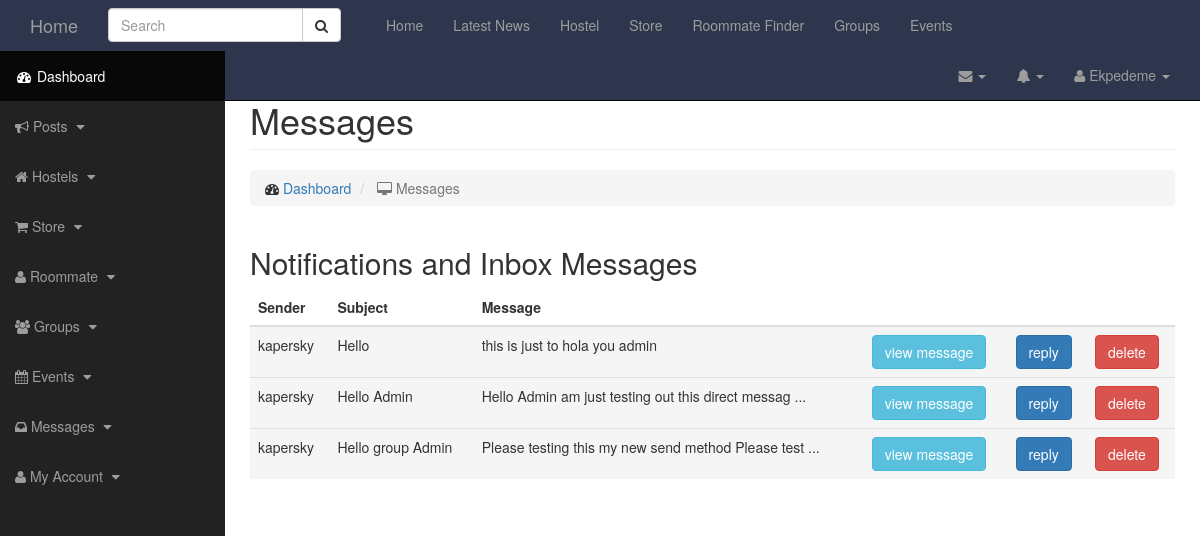
The page /member/inbox.php (signed in) on the database its author committed.
### tables this page shows
CREATE TABLE `users` (
  `user_id` int(11) NOT NULL,
  `user_name` varchar(255) NOT NULL,
  `user_user_name` varchar(255) NOT NULL,
  `user_email` varchar(255) NOT NULL,
  `user_phone_number` varchar(15) DEFAULT NULL,
  `user_school_id` int(11) NOT NULL,
  `user_type` int(11) NOT NULL DEFAULT '1',
  `user_address` text,
  `user_date_created` datetime NOT NULL DEFAULT CURRENT_TIMESTAMP,
  `user_about` text,
  `user_password` char(255) NOT NULL,
  `user_status_id` int(11) NOT NULL DEFAULT '2',
  `date_expiry` date NOT NULL DEFAULT '1999-01-01'
);

CREATE TABLE `messages` (
  `message_id` int(11) NOT NULL,
  `message_sender_id` int(11) NOT NULL,
  `message_receiver_id` int(11) NOT NULL,
  `message_body` text NOT NULL,
  `message_status_id` int(11) NOT NULL,
  `message_date_created` datetime NOT NULL DEFAULT CURRENT_TIMESTAMP,
  `message_subject` varchar(255) NOT NULL,
  `message_type` varchar(25) NOT NULL
);

### init.php (called while the page is built, shortened)
<?php
require 'classes/controllers/dbmodel.php';
require_once "classes/controllers/scholarships.php";
require_once 'classes/controllers/users.php';
require_once 'classes/controllers/messages.php';
require_once 'include/functions.php';
$userController = new Users();
$messageController = new Messages();

### classes/controllers/users.php (called while the page is built, shortened)
<?php
class Users extends dbmodel {
  public function get_user_username_by_id($id) {
      $query = "SELECT user_user_name FROM users WHERE user_id = $id";
      $this->query($query);
      $row = $this->resultset();
      extract($row);
      return $user_user_name;
  }
  public function get_user_display_name_by_id($id , $full = false) {
      $query = "SELECT user_name FROM users WHERE user_id = :id";
      $this->query($query);
      $this->bind(':id', $id);
      $row = $this->resultset();
      extract($row);
      if($full){
        return $user_name;
      }else{
        $first_name = explode(" ", $user_name);
        return $first_name[0];
      }
  }
  }

### classes/controllers/dbmodel.php (called while the page is built, shortened)
<?php
 abstract class dbmodel
{
public  $dbh;
private $stmt;
    public function db()
    {
      if(is_null($this->dbh))
      {
          $this->dbh = new PDO("mysql:host=localhost;dbname=rsschooldb", 'root', "");
          $this->dbh->setAttribute(PDO::ATTR_ERRMODE,PDO::ERRMODE_EXCEPTION);
      }
      return;
    }
  public function query($query)
  {
    $this->stmt = $this->dbh->prepare($query);
  }
  public function bind($param, $value, $type = null)
  {
    if(is_null($type))
    {
      switch ($value) {
        default:
          $type = PDO::PARAM_STR;
        break;
      }
    }
    $this->stmt->bindValue($param,$value,$type);
  }
  public function executer()
  {
   $this->stmt->execute();
   return $this->stmt;
  }
  public function resultset()
  {
    $this->executer();
    return $this->stmt->fetch(PDO::FETCH_ASSOC);
  }
}
?>

### include/functions.php (called while the page is built, shortened)
<?php
 function getExcerpt($content, $length) {
    if (strlen($content) < $length) {
        return $content;
    } else {
        $content = substr($content, 0, $length);
        return $content . ' ...';
    }
}
function get_user_uid()
{
  if(isset($_SESSION['user_id'])){
    return $_SESSION['user_id'];
  }else{
    return 0;
  }
}

### classes/controllers/messages.php (called while the page is built, shortened)
<?php
  class Messages extends dbmodel
  {
    public function get_messages_by_receiver_id($id)
    {
      $query = "SELECT * FROM messages WHERE message_receiver_id = :id AND message_status_id != 9 AND message_status_id != 6";
      $this->query($query);
      $this->bind(':id', $id);
      $stmt = $this->executer();
      return $stmt;
    }
  }

### member/inbox.php (the view, shortened to what this page needs)
<?php include 'dashboard-header.php' ?>
<div id="page-wrapper">
    <div class="container-fluid">
        <div class="row">
            <div class="col-lg-12">
                <h1 class="page-header">
                    Messages
                </h1>
                <ol class="breadcrumb">
                    <li>
                        <i class="fa fa-dashboard"></i>  <a href="index.html">Dashboard</a>
                    </li>
                    <li class="active">
                        <i class="fa fa-desktop"></i> Messages
                    </li>
                </ol>
            </div>
        </div>
        <div class="row">
            <div class="col-lg-12">
                <h2>Notifications and Inbox Messages</h2>
                <div class="table-responsive">
                    <table class="table  table-hover table-striped">
                        <thead>
                            <tr>
                                <th>Sender</th>
                                <th>Subject</th>
                                <th>Message</th>
                                <th></th>
                                <th></th>
                                <th></th>
                            </tr>
                        </thead>
                        <tbody>
                            <?php
                            $stmt = $messageController->get_messages_by_receiver_id(get_user_uid());
                            if ($stmt->rowCount() > 0) {
                                while ($row = $stmt->fetch(PDO::FETCH_ASSOC)) {
                                    extract($row);
                                    ?>
                                    <tr class="active">
                                        <td><?php echo $userController->get_user_username_by_id($message_sender_id); ?></td>
                                        <td><?php echo $message_subject; ?></td>
                                        <td><?php echo getExcerpt($message_body, 50); ?></td>
                                        <td>
                                            <button type="button" class="btn btn-info " data-toggle="modal" data-target="#myModal">
                                                view message
                                            </button>
                                        </td>
                                        <td>
                                            <a href="compose.php"><button class="btn btn-primary">reply</button></a>
                                        </td>
                                        <td><a href="inbox.php" id="delete_message" mid="<?php echo $message_id ?>" class="btn btn-danger">delete</a></td>
                                    </tr>
                                    <?php
                                }
                            } else {
                                echo "<p> No messages or Notifications yet </p>";
                            }
                            ?>
                        </tbody>
                    </table>
                </div>
            </div>
        </div>
    </div>
</div>
</div>
</body>
</html>

### member/dashboard-header.php (shortened to what this page needs)
<?php require_once '../init.php'; ?>
<!DOCTYPE html>
<html lang="en">
    <head>
        <link href="css/bootstrap.min.css" rel="stylesheet">
        <link href="css/sb-admin.css" rel="stylesheet">
        <link href="css/plugins/morris.css" rel="stylesheet">
        <link href="font-awesome/css/font-awesome.min.css" rel="stylesheet" type="text/css">
    </head>
    <body>
        <div id="wrapper">
            <nav class="navbar navbar-inverse navbar-fixed-top top-nav" role="navigation">
                <div class="container-fluid">
                    <div class="navbar-header">
                        <a class="navbar-brand" href="../index.php">Home</a>
                    </div>
                    <div class="collapse navbar-collapse bs-example-navbar-collapse-1" id="bs-example-navbar-collapse-1">
                        <form class="navbar-form navbar-left">
                            <div class="input-group">
                                <input type="text" class="form-control" placeholder="Search">
                                <div class="input-group-btn">
                                    <button class="btn btn-default" type="submit">
                                        <i class="fa fa-search"></i>
                                    </button>
                                </div>
                            </div>
                        </form>
                        <ul class="nav navbar-nav top-nav">
                            <li ><a href="../index.php" class="active">Home<span class="sr-only">(current)</span></a></li>
                            <li><a href="../news/news.php">Latest News</a></li>
                            <li><a href="../lodges/hostels.php">Hostel</a></li>
                            <li><a href="../marketplace/store.php">Store</a></li>
                            <li><a href="../roommates/roommate.php">Roommate Finder</a></li>
                            <li><a href="../groups/groups.php">Groups</a></li>
                            <li><a href="../events/events.php">Events</a></li>
                        </ul>
                        <ul class="nav navbar-nav navbar-right">
                            <li class="dropdown">
                                <a href="#" class="dropdown-toggle" data-toggle="dropdown"><i class="fa fa-envelope"></i> <b class="caret"></b></a>
                            </li>
                            <li class="dropdown">
                                <a href="#" class="dropdown-toggle" data-toggle="dropdown"><i class="fa fa-bell"></i> <b class="caret"></b></a>
                            </li>
                            <li class="dropdown">
                                <a href="#" class="dropdown-toggle" data-toggle="dropdown"><i class="fa fa-user"></i> <?php echo $userController->get_user_display_name_by_id($_SESSION['user_id']); ?> <b class="caret"></b></a>
                            </li>
                        </ul>
                    </div>
                    <div class="collapse navbar-collapse navbar-ex1-collapse">
                        <ul class="nav navbar-nav side-nav">
                            <li class="active">
                                <a href="index.php"><i class="fa fa-fw fa-dashboard"></i> Dashboard</a>
                            </li>
                            <li>
                                <a href="javascript:;" data-toggle="collapse" data-target="#post"><i class="fa fa-bullhorn"></i> Posts <i class="fa fa-fw fa-caret-down"></i></a>
                            </li>
                            <li>
                                <a href="javascript:;" data-toggle="collapse" data-target="#hostel"><i class="fa fa-home"></i> Hostels <i class="fa fa-fw fa-caret-down"></i></a>
                            </li>
                            <li>
                                <a href="javascript:;" data-toggle="collapse" data-target="#store"><i class="fa fa-shopping-cart"></i> Store <i class="fa fa-fw fa-caret-down"></i></a>
                            </li>
                            <li>
                                <a href="javascript:;" data-toggle="collapse" data-target="#roommate"><i class="fa fa-user"></i> Roommate <i class="fa fa-fw fa-caret-down"></i></a>
                            </li>
                            <li>
                                <a href="javascript:;" data-toggle="collapse" data-target="#groups"><i class="fa fa-users"></i> Groups <i class="fa fa-fw fa-caret-down"></i></a>
                            </li>
                            <li>
                                <a href="javascript:;" data-toggle="collapse" data-target="#events"><i class="fa fa-calendar"></i> Events <i class="fa fa-fw fa-caret-down"></i></a>
                            </li>
                            <li>
                                <a href="javascript:;" data-toggle="collapse" data-target="#demo"><i class="fa fa-inbox"></i> Messages <i class="fa fa-fw fa-caret-down"></i></a>
                            </li>
                            <li>
                                <a href="javascript:;" data-toggle="collapse" data-target="#account"><i class="fa fa-user"></i> My Account <i class="fa fa-fw fa-caret-down"></i></a>
                            </li>
                        </ul>
                    </div>
                </div>
            </nav>

### member/css/sb-admin.css (style rules this page uses)
body { margin-top: 100px; background-color: #fff; }
@media (min-width:768px) { body { margin-top: 50px; } }
#wrapper { padding-left: 0; }
#page-wrapper { width: 100%; padding: 0; background-color: #fff; }
@media (min-width:768px) { #wrapper { padding-left: 225px; } }
@media (min-width:768px) { #page-wrapper { padding: 10px; } }
.top-nav { padding: 0 15px; background-color: #2D364C !important; }
.top-nav>li { display: inline-block; float: left; }
.top-nav>li>a { padding-top: 15px; padding-bottom: 15px; line-height: 20px; color: #fff; }
@media (min-width:768px) { .side-nav { position: fixed; top: 51px; left: 225px; width: 225px; margin-left: -225px; border: none; border-radius: 0; overflow-y: auto; background-color: #222; bottom: 0; overflow-x: hidden; padding-bottom: 40px; } }
@media (min-width:768px) { .side-nav>li>a { width: 225px; } }

### rows shown on the page
users: user_name "Ekpedeme"
messages: message_sender.user_user_name "kapersky", message_subject "Hello", message_body "this is just to hola you admin"
messages: message_sender.user_user_name "kapersky", message_subject "Hello Admin", message_body "Hello Admin am just testing out this direct messag ..."
messages: message_sender.user_user_name "kapersky", message_subject "Hello group Admin", message_body "Please testing this my new send method Please test ..."
